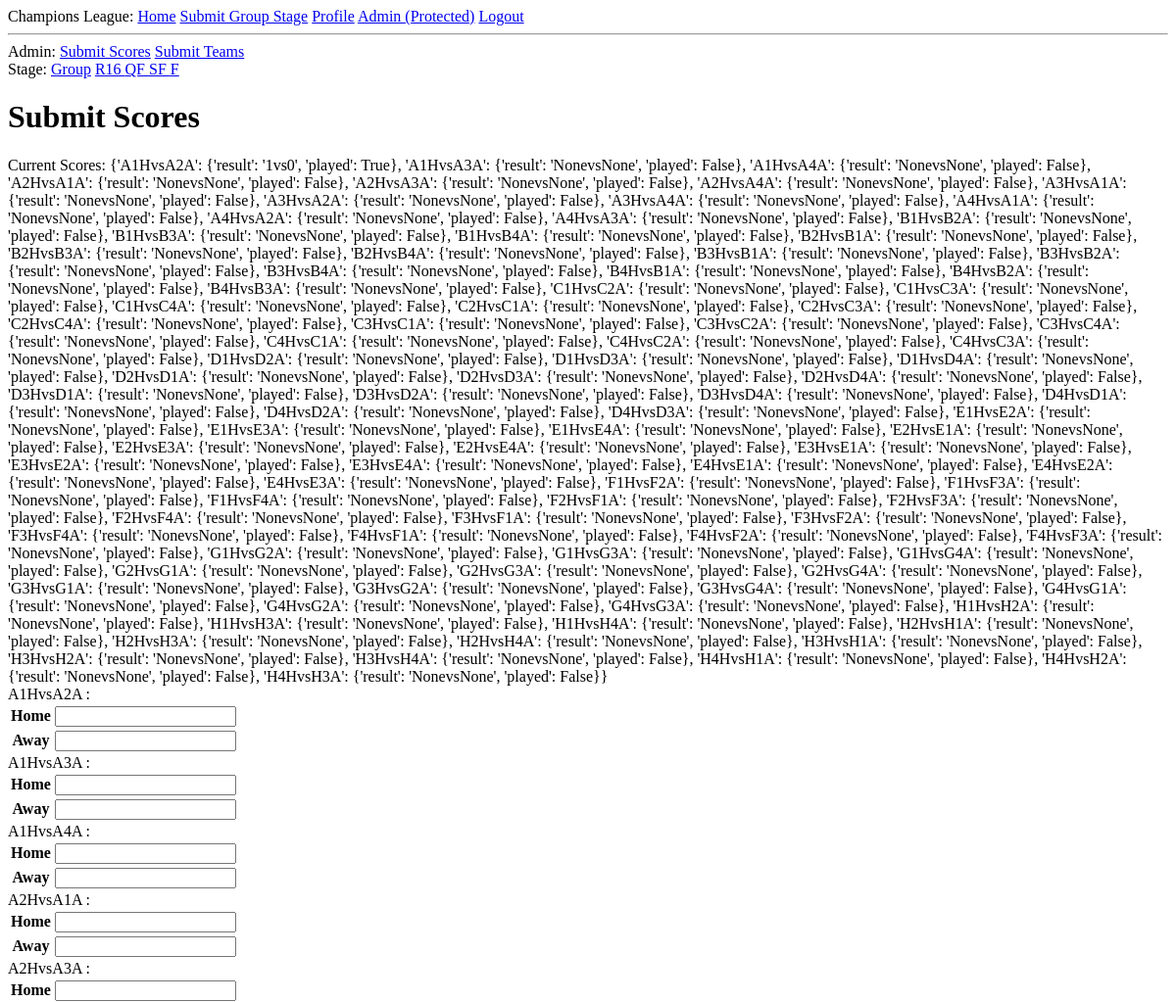
Before: /admin_submit_scores/group (signed in, upper part) with the older database file.
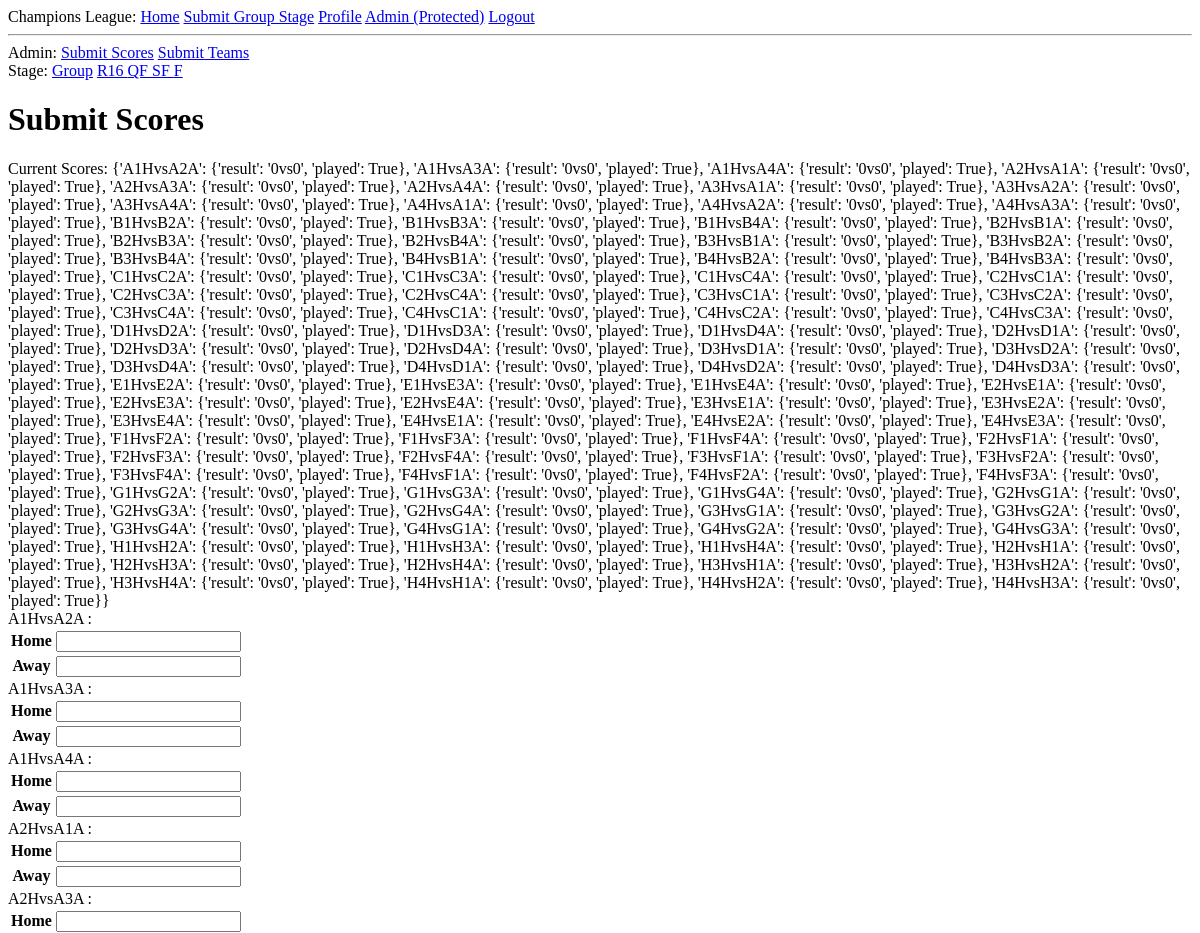
After: the same page with the newer database file.
### app/models.py (models this page shows, shortened)
class Tournament(db.Model):
	id = db.Column(db.Integer, primary_key=True)
	group_stage_games = db.Column(db.PickleType)
	group_stage_teams = db.Column(db.PickleType)
	R16_games = db.Column(db.PickleType)
	R16_teams = db.Column(db.PickleType)
	QF_games = db.Column(db.PickleType)
	QF_teams = db.Column(db.PickleType)
	SF_games = db.Column(db.PickleType)
	SF_teams = db.Column(db.PickleType)
	F_game = db.Column(db.PickleType)
	F_teams = db.Column(db.PickleType)
	def get_teams(self, game_stage):
		if game_stage == "group" and self.group_stage_teams:
			return pickle.loads(self.group_stage_teams)
		elif game_stage == "R16" and self.R16_teams:
			return pickle.loads(self.R16_teams)
		elif game_stage == "QF" and self.QF_teams:
			return pickle.loads(self.QF_teams)
		elif game_stage == "SF" and self.SF_teams:
			return pickle.loads(self.SF_teams)
		elif game_stage == "F" and self.F_teams:
			return pickle.loads(self.F_teams)
		return None
	def get_games(self, game_stage):
		if game_stage == "group" and self.group_stage_games:
			return pickle.loads(self.group_stage_games)
		elif game_stage == "R16" and self.R16_games:
			return pickle.loads(self.R16_games)
		elif game_stage == "QF" and self.QF_games:
			return pickle.loads(self.QF_games)
		elif game_stage == "SF" and self.SF_games:
			return pickle.loads(self.SF_games)
		elif game_stage == "F" and self.F_game:
			return pickle.loads(self.F_game)
		return None
	def calculate_points(self):
		posts = Post.query.all()
		for post in posts:
			self.calculate_points_specific(post)
	def calculate_points_specific(self, post):
		game_results = self.get_games("group") # *** To Update
		guess_results = post.get_group_guess() # *** To Update
		points = 0
		if game_results and guess_results:
			for game_label in game_results:
				if game_results[game_label]["played"]:
					if game_results[game_label]["result"] == guess_results[game_label]["result"]:
						points += 3
						post.set_game_points("group", game_label, 3)
						continue
					game_winner = Tournament.helper_winner(game_results[game_label]["result"])
					guess_winner = Tournament.helper_winner(guess_results[game_label]["result"])
					if game_winner == guess_winner:
						post.set_game_points("group", game_label, 1)
						points += 1
					else:
						post.set_game_points("group", game_label, 0)
		post.points = points
	def helper_game_labels(game_stage):
		games_dict = {}
		groups = Tournament.helper_groups(game_stage)
		for group in groups:
			for home_team in groups[group]:
				for away_team in groups[group]:
					if home_team != away_team:
						key = home_team + "H" + "vs" + away_team + "A"
						games_dict[key] = {'result': None, 'played': None}
						if game_stage == "F":
							return games_dict
		return games_dict
	def helper_groups(game_stage):
		groups = {}
		teams_per_group = 2
		groups_list = []
		if game_stage == "group":
			groups_list = ["A", "B", "C", "D", "E", "F", "G", "H"]
			teams_per_group = 4
		elif game_stage == "R16":
			groups_list = ["R16_A", "R16_B", "R16_C", "R16_D", "R16_E", "R16_F", "R16_G", "R16_H"]
		elif game_stage == "QF":
			groups_list = ["QF_A", "QF_B", "QF_C", "QF_D"]
		elif game_stage == "SF":
			groups_list = ["SF_A", "SF_B"]
		elif game_stage == "F":
			groups_list = ["F"]
		for group_letter in groups_list:
				teams_list = []
				for i in range(1,teams_per_group+1):
					teams_list.append(group_letter + str(i))
				groups[group_letter] = teams_list
		return groups
	def helper_winner(score):
		home_score = score[0:1]
		away_score = score[3:4]
		if home_score > away_score:
			return "home"
		elif home_score < away_score:
			return "away"
		else:
			return "draw"

### app/routes.py (the view)
@app.route('/admin_submit_scores/<string:game_stage>', methods=['GET', 'POST'])
@login_required
def admin_submit_scores(game_stage):
	game_labels = Tournament.helper_game_labels(game_stage)
	if game_stage == "group":
		form = AdminGroupStageForm()
	elif game_stage == "R16":
		form = AdminR16StageForm()
	elif game_stage == "QF":
		form = AdminQFStageForm()
	elif game_stage == "SF":
		form = AdminSFStageForm()
	elif game_stage == "F":
		form = AdminFStageForm()
	labels_and_form_items = zip(game_labels, form.games)
	tournaments = Tournament.query.all()
	if len(tournaments) != 0:
		cl = tournaments[0]
	else:
		cl = Tournament()
		db.session.add(cl)
	cl.calculate_points()
	db.session.commit()
	games_info = {}
	teams_dict = cl.get_teams(game_stage)
	if teams_dict:
		for game_label in game_labels:
			temp = Tournament.helper_parse_game_label(game_label)
			games_info[game_label] = {"home_team": teams_dict[temp["home_team"]], "away_team": teams_dict[temp["away_team"]]}
	if form.validate_on_submit():
		games_dict = {}
		for game in labels_and_form_items:
			games_dict[game[0]] = {
					"result": str(game[1].data["home_result"]) + "vs" + str(game[1].data["away_result"]),
					"played": (game[1].data["home_result"] != None and game[1].data["home_result"] != None)
					}
		print(games_dict)
		cl.set_games(game_stage, games_dict)
		db.session.commit()
		app.logger.info('Updated Tournament')
		return redirect(url_for('admin_submit_scores', game_stage=game_stage))
	else:
		print("form not valid")
	posts = Post.query.order_by(desc('points')).all()
	return render_template('admin_submit_scores.html', title='Admin', form=form, tournament=cl, labels_and_form_items=labels_and_form_items, games_info=games_info, game_stage=game_stage)

### app/forms.py
class AdminGroupStageForm(FlaskForm):
	games = FieldList(FormField(AdminGameEntryForm), min_entries=96)
	submit = SubmitField('Submit Group Stage Scores')

class AdminGameEntryForm(FlaskForm):
	home_result = IntegerField('Home', validators=[Optional()])
	away_result = IntegerField('Away', validators=[Optional()])

### app/models.py (called while the page is built)
@login.user_loader
def load_user(id):
	return User.query.get(int(id))

	def set_group_guess(self, group_stage_guess):
		self.group_stage_guess = pickle.dumps(group_stage_guess)

	def get_group_guess(self):
		if self.group_stage_guess:
			return pickle.loads(self.group_stage_guess)
		return None

### app/templates/admin_submit_scores.html (shortened to what this page needs)
{% extends "base.html" %}
{% block content %}
    <div>
        Admin:
        <a href="{{ url_for('admin_submit_scores', game_stage='group') }}">Submit Scores</a>
        <a href="{{ url_for('admin_submit_teams', game_stage='group') }}">Submit Teams</a>
    </div>
    <div>
        Stage:
        <a href="{{ url_for('admin_submit_scores', game_stage='group') }}">Group</a>
        <a href="{{ url_for('admin_submit_scores', game_stage='R16') }}">R16 </a>
        <a href="{{ url_for('admin_submit_scores', game_stage='QF') }}">QF </a>
        <a href="{{ url_for('admin_submit_scores', game_stage='SF') }}">SF </a>
        <a href="{{ url_for('admin_submit_scores', game_stage='F') }}">F </a>
    </div>
    <h1>Submit Scores</h1>
    Current Scores: {{tournament.get_games(game_stage)}}
    <form action="" method="post" novalidate>
        {% for label_and_form_item in labels_and_form_items %}
            {% if games_info != {} %}
            {{games_info[label_and_form_item[0]]["home_team"]}} (Home) vs {{games_info[label_and_form_item[0]]["away_team"]}} (Away): {{label_and_form_item[1]}}
            {% else %}
            {{label_and_form_item[0]}} : {{label_and_form_item[1]}}
            {% endif %}
        {% endfor%}
    </form>
{% endblock %}

Changed rows visible on the page:
changed Tournament: get_games "{'A1HvsA2A': {'result': '1vs0', 'played': True}, 'A1HvsA3A': {'result': 'NonevsNone', 'played': False}, 'A1HvsA4A': {'result': 'NonevsNone', 'played': False}, 'A2HvsA1A': {'result': 'NonevsNone', 'played': False}, 'A2HvsA3A': {'result': 'NonevsNone', 'played': False}, 'A2HvsA4A': {'result': 'NonevsNone', 'played': False}, 'A3HvsA1A': {'result': 'NonevsNone', 'played': False}, 'A3HvsA2A': {'result': 'NonevsNone', 'played': False}, 'A3HvsA4A': {'result': 'NonevsNone', 'played': False}, 'A4HvsA1A': {'result': 'NonevsNone', 'played': False}, 'A4HvsA2A': {'result': 'NonevsNone', 'played': False}, 'A4HvsA3A': {'result': 'NonevsNone', 'played': False}, 'B1HvsB2A': {'result': 'NonevsNone',…" → "{'A1HvsA2A': {'result': '0vs0', 'played': True}, 'A1HvsA3A': {'result': '0vs0', 'played': True}, 'A1HvsA4A': {'result': '0vs0', 'played': True}, 'A2HvsA1A': {'result': '0vs0', 'played': True}, 'A2HvsA3A': {'result': '0vs0', 'played': True}, 'A2HvsA4A': {'result': '0vs0', 'played': True}, 'A3HvsA1A': {'result': '0vs0', 'played': True}, 'A3HvsA2A': {'result': '0vs0', 'played': True}, 'A3HvsA4A': {'result': '0vs0', 'played': True}, 'A4HvsA1A': {'result': '0vs0', 'played': True}, 'A4HvsA2A': {'result': '0vs0', 'played': True}, 'A4HvsA3A': {'result': '0vs0', 'played': True}, 'B1HvsB2A': {'result': '0vs0', 'played': True}, 'B1HvsB3A': {'result': '0vs0', 'played': True}, 'B1HvsB4A': {'result':…"
